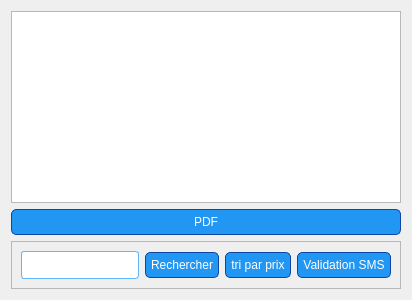
        <widget class="QWidget" name="pageafficherproduits">
         <layout class="QVBoxLayout" name="verticalLayout_6">
          <item>
           <widget class="QTableView" name="tableauproduits">
            <attribute name="verticalHeaderVisible">
             <bool>false</bool>
            </attribute>
           </widget>
          </item>
          <item>
           <widget class="QPushButton" name="pushButton_pdf">
            <property name="styleSheet">
             <string notr="true">QPushButton {
    background-color: #2196F3; /* Bleu primaire */
    color: white;
    border: 1px solid #0D47A1; /* Bleu foncé */
    border-radius: 5px;
    padding: 5px;
}
QPushButton:hover {
    background-color: #1976D2; /* Bleu intermédiaire */
}
QPushButton:pressed {
    background-color: #1565C0; /* Bleu plus foncé */
}</string>
            </property>
            <property name="text">
             <string>PDF</string>
            </property>
           </widget>
          </item>
          <item>
           <widget class="QFrame" name="frame_7">
            <property name="frameShape">
             <enum>QFrame::Shape::StyledPanel</enum>
            </property>
            <property name="frameShadow">
             <enum>QFrame::Shadow::Raised</enum>
            </property>
            <layout class="QHBoxLayout" name="horizontalLayout_2">
             <item>
              <widget class="QLineEdit" name="inputrecherchetableau">
               <property name="styleSheet">
                <string notr="true">QLineEdit {
    border: 1px solid #64B5F6; /* Bleu clair */
    border-radius: 3px;
    padding: 5px;
    background-color: white;
}
QLineEdit:focus {
    border: 2px solid #1E88E5; /* Bleu vif */
}</string>
               </property>
              </widget>
             </item>
             <item>
              <widget class="QPushButton" name="bouttonrecherchetableau">
               <property name="styleSheet">
                <string notr="true">QPushButton {
    background-color: #2196F3; /* Bleu primaire */
    color: white;
    border: 1px solid #0D47A1; /* Bleu foncé */
    border-radius: 5px;
    padding: 5px;
}
QPushButton:hover {
    background-color: #1976D2; /* Bleu intermédiaire */
}
QPushButton:pressed {
    background-color: #1565C0; /* Bleu plus foncé */
}</string>
               </property>
               <property name="text">
                <string>Rechercher</string>
               </property>
              </widget>
             </item>
             <item>
              <widget class="QPushButton" name="triparnom">
               <property name="styleSheet">
                <string notr="true">QPushButton {
    background-color: #2196F3; /* Bleu primaire */
    color: white;
    border: 1px solid #0D47A1; /* Bleu foncé */
    border-radius: 5px;
    padding: 5px;
}
QPushButton:hover {
    background-color: #1976D2; /* Bleu intermédiaire */
}
QPushButton:pressed {
    background-color: #1565C0; /* Bleu plus foncé */
}</string>
               </property>
               <property name="text">
                <string>tri par prix</string>
               </property>
              </widget>
             </item>
             <item>
              <widget class="QPushButton" name="validationsms">
               <property name="styleSheet">
                <string notr="true">QPushButton {
    background-color: #2196F3; /* Bleu primaire */
    color: white;
    border: 1px solid #0D47A1; /* Bleu foncé */
    border-radius: 5px;
    padding: 5px;
}
QPushButton:hover {
    background-color: #1976D2; /* Bleu intermédiaire */
}
QPushButton:pressed {
    background-color: #1565C0; /* Bleu plus foncé */
}</string>
               </property>
               <property name="text">
                <string>Validation SMS</string>
               </property>
              </widget>
             </item>
            </layout>
           </widget>
          </item>
         </layout>
        </widget>
